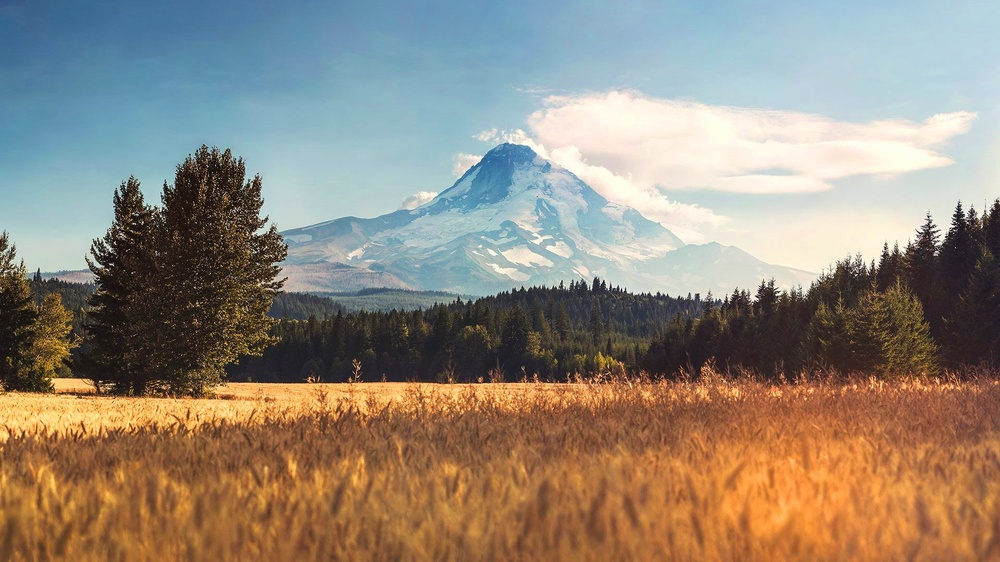
#> input picture data/landscape.jpg, 1000 x 562 px, shrunk from 1920 x 1080 before the run, found by its file name
$ python Clustering_for_image_segmentation.py
#> lines starting #> are read from the running program, lines starting #| are printed output that depends on the picture
from matplotlib.image import imread
from sklearn.cluster import KMeans
import os
import cv2
import matplotlib.pyplot as plt
import numpy as numpy

image_rgb = imread(os.path.join("C:/Users/Skull/Documents/github/Artificial-Intelligence-Lexical/data/landscape.jpg"))
#> image_rgb is the input picture: shape (562, 1000, 3); mean R, G, B 146.6, 135.8, 122.5
#convert to HSV (apparently it is better than RGB for detection )
image_hsv=cv2.cvtColor(image_rgb,cv2.COLOR_BGR2RGB)
#converts the MxNx3 image into a Kx3 matrix where K=MxN and each row is now a vector in the 3-D space of RGB.
X = image_hsv.reshape(-1, 3)

#Kmean
kmeans = KMeans(n_clusters=6).fit(X)
segmented_img = kmeans.cluster_centers_[kmeans.labels_]
segmented_img = segmented_img = segmented_img.reshape(image_rgb.shape)
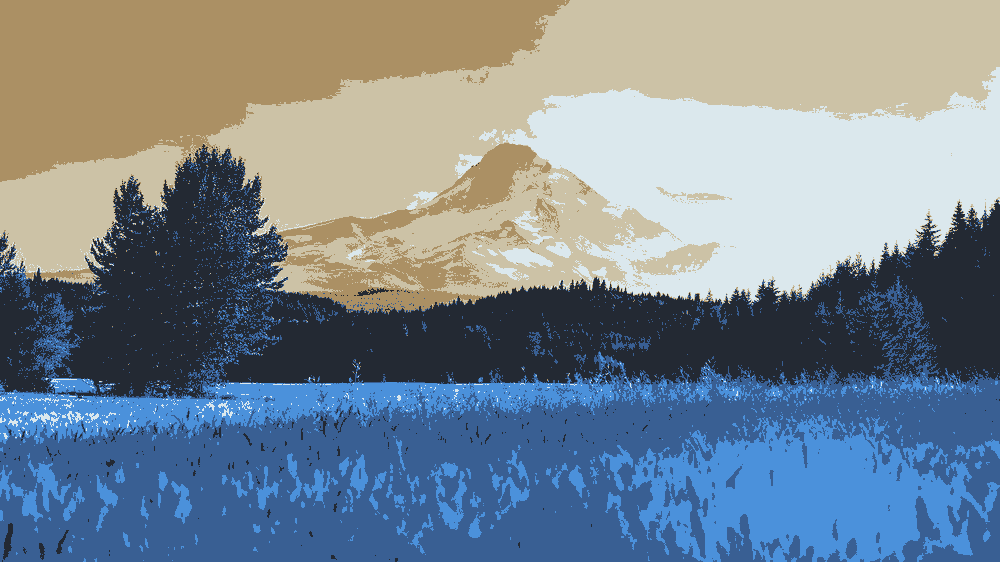
#> segmented_img: shape (562, 1000, 3) float64; mean R, G, B 122.5, 135.8, 146.6
segmented_img.shape
#Print the image
# Display all results, alongside original image
plt.figure(1)
plt.clf()
plt.axis('off')
plt.title('Original image (96,615 colors)')
plt.imshow(image_rgb)

plt.figure(2)
plt.clf()
plt.axis('off')
plt.title('HSV image')
plt.imshow(image_hsv)

plt.figure(3)
plt.clf()
plt.axis('off')
plt.title('kmean result')
plt.imshow(segmented_img.astype('uint8'))
